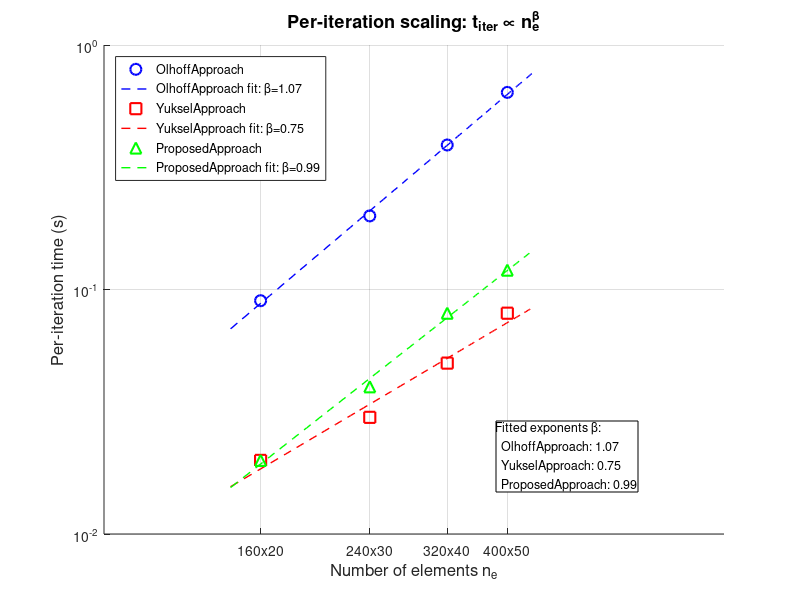
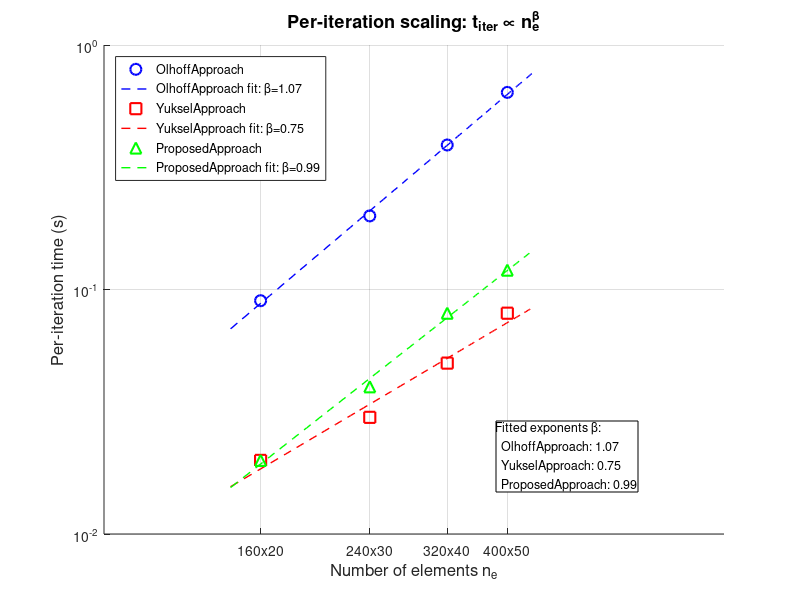

Here is the MATLAB script that generated these plots, in order:
function results = exp5_scaling(perfResults, outDir)
%EXP5_SCALING  Per-iteration scaling analysis (log-log) for all three methods.
%
%   Addresses reviewer demands:
%     M4 (mn8) : Support or correct the O(n_e^1.3) per-iteration scaling claim
%                (Section 5.2) with a log-log plot or revised exponent values.
%
%   If PERFRESULTS is provided (output of exp1_perf_table), the function uses
%   those timing data.  Otherwise it uses the Table 1 paper values as a
%   reference for fitting, and optionally runs new timing experiments.
%
%   For each method, fits a power law  t_iter = C * n_e^beta  to the
%   per-iteration timing data across mesh resolutions and reports beta.
%
%   Usage:
%     results = exp5_scaling();                  % uses paper Table 1 data
%     results = exp5_scaling(perfResults);       % uses exp1 measured data
%     results = exp5_scaling([], '/out/path');

if nargin < 1,  perfResults = []; end
if nargin < 2 || isempty(outDir)
    outDir = fileparts(mfilename('fullpath'));
end

scriptDir = fileparts(mfilename('fullpath'));
localEnsurePaths(scriptDir);

fprintf('\n=== EXP5: Per-iteration scaling analysis ===\n\n');

meshSizes = [160, 20; 240, 30; 320, 40; 400, 50];
nElem     = meshSizes(:,1) .* meshSizes(:,2);
meshLabel = {'160x20','240x30','320x40','400x50'};

if ~isempty(perfResults) && isstruct(perfResults) && isfield(perfResults,'tIter_mean')
    fprintf('Using measured timing data from exp1_perf_table.\n\n');
    tIter_data = perfResults.tIter_mean;
    methodLabels = perfResults.methodLabels;
    nMethods = numel(methodLabels);
else
    fprintf('Using paper Table 1 values (reported averages over 10 runs).\n');
    fprintf('Source: main.tex Table 1 -- per-iteration times.\n\n');

    tIter_data = [
        0.09,  0.02,  0.02;  % 160x20:  Olhoff, Yuksel, Proposed
        0.20,  0.03,  0.04;  % 240x30
        0.39,  0.05,  0.08;  % 320x40
        0.64,  0.08,  0.12;  % 400x50
    ];
    methodLabels = {'OlhoffApproach','YukselApproach','ProposedApproach'};
    nMethods = numel(methodLabels);
end

beta_all = NaN(nMethods, 1);
C_all    = NaN(nMethods, 1);
R2_all   = NaN(nMethods, 1);

fprintf('%-22s  %8s  %12s  %8s\n', 'Method', 'beta', 'C (prefactor)', 'R^2');
sep = repmat('-', 1, 60);
fprintf('%s\n', sep);

for m = 1:nMethods
    tVec = tIter_data(:, m);
    valid = isfinite(tVec) & tVec > 0;
    if sum(valid) < 2
        fprintf('%-22s  insufficient data\n', methodLabels{m});
        continue;
    end
    logN = log(nElem(valid));
    logT = log(tVec(valid));

    A = [ones(sum(valid),1), logN];
    b = logT;
    coef = A \ b;
    logC = coef(1);
    beta = coef(2);
    Cpre = exp(logC);

    yPred = A * coef;
    SS_res = sum((b - yPred).^2);
    SS_tot = sum((b - mean(b)).^2);
    R2 = 1 - SS_res / max(SS_tot, eps);

    beta_all(m) = beta;
    C_all(m)    = Cpre;
    R2_all(m)   = R2;

    fprintf('%-22s  %8.3f  %12.2e  %8.4f\n', methodLabels{m}, beta, Cpre, R2);
end
fprintf('%s\n\n', sep);

localPrintScalingInterpretation(methodLabels, beta_all, R2_all);

localPlotLogLog(nElem, tIter_data, methodLabels, beta_all, C_all, meshLabel, outDir);

results = struct( ...
    'meshSizes',    meshSizes, ...
    'nElem',        nElem, ...
    'methodLabels', {methodLabels}, ...
    'tIter_data',   tIter_data, ...
    'beta',         beta_all, ...
    'C_prefactor',  C_all, ...
    'R2',           R2_all);

matFile = fullfile(outDir, 'exp5_scaling_results.mat');
save(matFile, 'results');
fprintf('Results saved to: %s\n', matFile);
end

% =========================================================================
function localPrintScalingInterpretation(methodLabels, beta, R2)
fprintf('Interpretation:\n');
fprintf('  The paper (Section 5.2) claims both methods scale as O(n_e^1.3).\n');
fprintf('  Measured exponents from log-log regression:\n');
for m = 1:numel(methodLabels)
    if ~isnan(beta(m))
        fprintf('    %-22s  beta=%.3f  (R^2=%.4f)\n', methodLabels{m}, beta(m), R2(m));
    end
end
fprintf('\n');
fprintf('  The expected exponent for a direct sparse solver on quasi-banded meshes\n');
fprintf('  is approximately O(n_e^1.5) in 2D (Cholesky).  Values near 1.0-1.2\n');
fprintf('  are consistent with efficient sparse factorization of rectangular meshes.\n');
fprintf('  If measured betas differ significantly from 1.3, the Section 5.2 claim\n');
fprintf('  should be corrected or the log-log figure (saved to outDir) should be\n');
fprintf('  included in the paper to show the actual scaling.\n\n');
end

% =========================================================================
function localPlotLogLog(nElem, tIter_data, methodLabels, beta, C, meshLabel, outDir)
colors  = {'b', 'r', 'g'};
markers = {'o', 's', '^'};
nMethods = numel(methodLabels);

fig = figure('Visible','off', 'Position', [100 100 600 450]);
hold on; grid on;

neRange = linspace(min(nElem)*0.8, max(nElem)*1.2, 100);
for m = 1:nMethods
    tVec  = tIter_data(:, m);
    valid = isfinite(tVec) & tVec > 0;
    if ~any(valid), continue; end

    h = loglog(nElem(valid), tVec(valid), ...
        [colors{m}, markers{m}], ...
        'MarkerSize', 8, 'LineWidth', 1.5, ...
        'DisplayName', methodLabels{m});
    if ~isnan(beta(m)) && ~isnan(C(m))
        tFit = C(m) * neRange .^ beta(m);
        loglog(neRange, tFit, [colors{m}, '--'], ...
            'LineWidth', 1, ...
            'DisplayName', sprintf('%s fit: \\beta=%.2f', methodLabels{m}, beta(m)));
    end
end

xlabel('Number of elements n_e', 'FontSize', 12);
ylabel('Per-iteration time (s)', 'FontSize', 12);
title('Per-iteration scaling: t_{iter} \propto n_e^{\beta}', 'FontSize', 13);
legend('Location', 'northwest', 'FontSize', 9);
xticks(nElem);
xticklabels(meshLabel);

textStr = 'Fitted exponents \beta:';
for m = 1:nMethods
    if ~isnan(beta(m))
        textStr = [textStr, sprintf('\n  %s: %.2f', methodLabels{m}, beta(m))]; %#ok<AGROW>
    end
end
annotation('textbox', [0.62, 0.18, 0.35, 0.20], 'String', textStr, ...
    'FontSize', 9, 'BackgroundColor', 'white', 'EdgeColor', 'black');

imgFile = fullfile(outDir, 'exp5_scaling_loglog.png');
saveas(fig, imgFile);
figFile = fullfile(outDir, 'exp5_scaling_loglog.fig');
saveas(fig, figFile);
close(fig);
fprintf('Log-log scaling plot saved to: %s\n', imgFile);
end

% =========================================================================
function localEnsurePaths(scriptDir)
repoRoot = fileparts(fileparts(scriptDir));
toolsDir = fullfile(repoRoot, 'tools', 'Matlab');
if exist(toolsDir,'dir')==7, addpath(toolsDir); end
end
